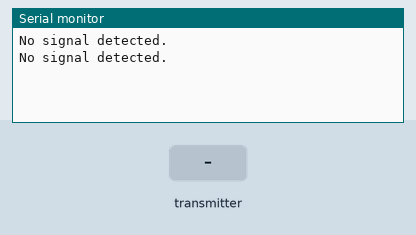
Simulated run of this sketch. Board: Arduino Uno, built with avr-gcc and run on an emulated ATmega328P. Parts: the last lines printed to the serial monitor. Inputs (shaded band) come from the test bench. No radio packets arrive unless stated.

Above: at 1.8 s.
1.9 s: the transmitter starts sending received_value = 0
At 2.8 s:
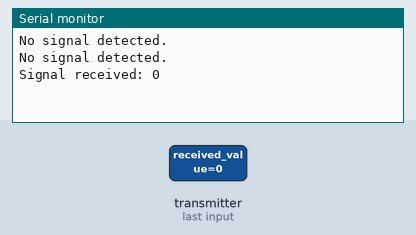
4.5 s: the transmitter starts sending received_value = 256
At 5.6 s:
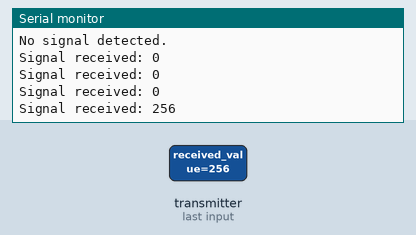

Measured:
- after the input at 1.9 s, the serial monitor: prints a new line after 0.11 s (image 1)
- after the input at 4.5 s, the serial monitor: prints a new line after 0.51 s (image 2)

The sketch:

receiver_code.ino
```cpp
#include <SPI.h>
#include <nRF24L01.h>
#include <RF24.h>

RF24 radio(8, 10); // CE, CSN
const byte address[6] = "00001"; // Address must match the transmitter

void setup() {
  Serial.begin(9600);
  radio.begin();
  radio.openReadingPipe(0, address); // Set the address to listen on
  radio.setPALevel(RF24_PA_LOW);     // Set power level (can change to RF24_PA_HIGH if necessary)
  radio.startListening();            // Start the receiver
}

void loop() {
  if (radio.available()) {
    int received_value = 0;
    radio.read(&received_value, sizeof(received_value));  // Read the incoming data

    Serial.print("Signal received: ");
    Serial.println(received_value);  // Print the received data
  } else {
    Serial.println("No signal detected.");
  }

  delay(1000); // Wait for 1 second before checking again
}
```
